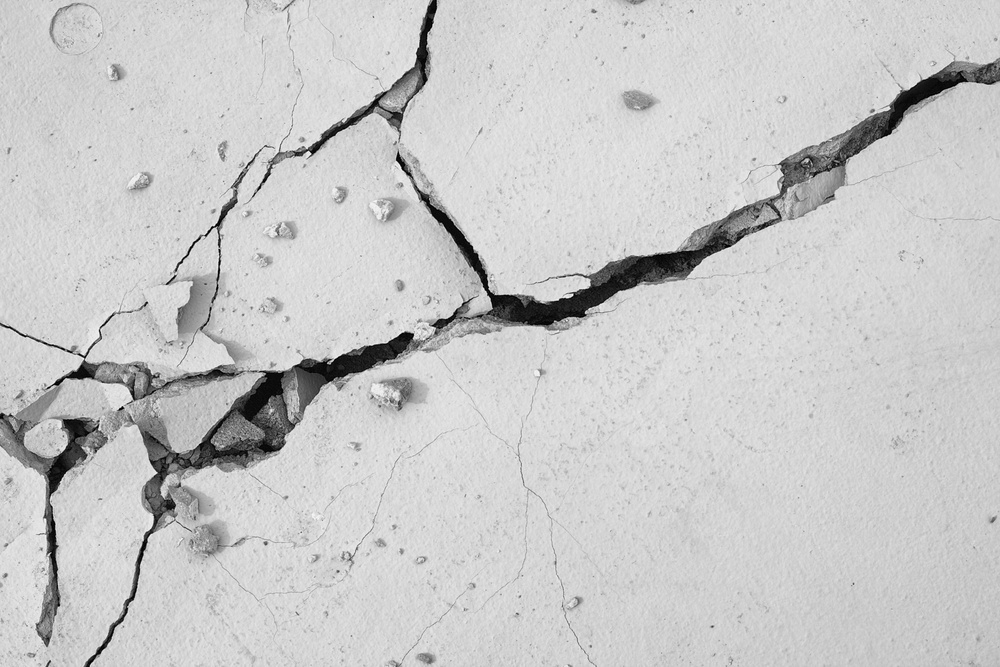
#> input picture crackedwall.jpg, 1000 x 667 px, shrunk from 2560 x 1707 before the run
$ python canny_edge_detection.py
#> lines starting #> are read from the running program, lines starting #| are printed output that depends on the picture
import cv2
import numpy as np
from matplotlib import pyplot as plt


img = cv2.imread('crackedwall.jpg', -1)
#> img is the input picture: shape (667, 1000, 3); min 0, max 253, mean 200.6

canny = cv2.Canny(img, 100, 200)
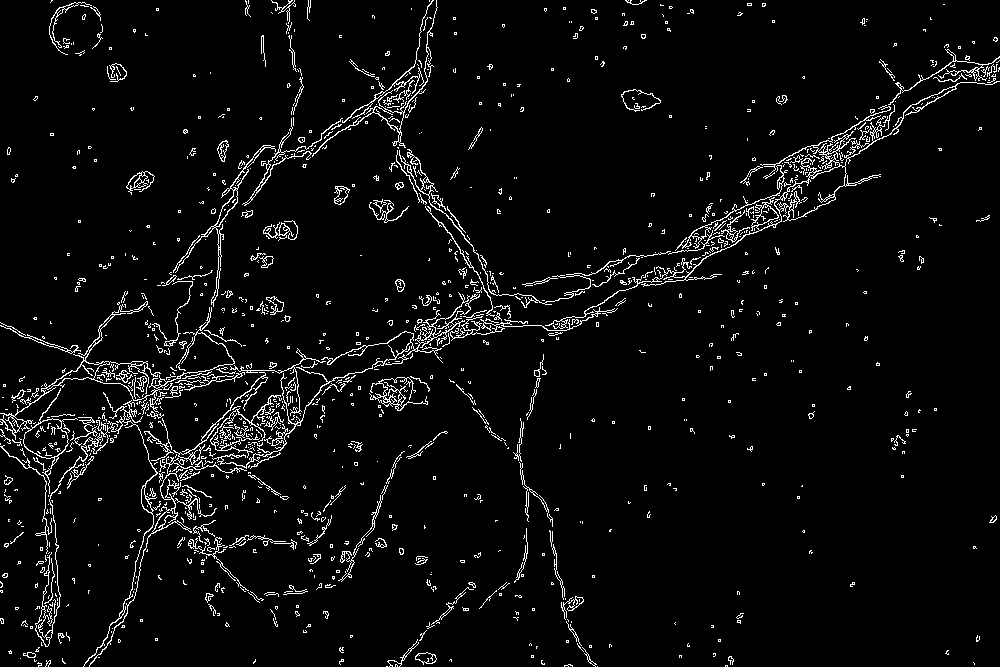
#> canny: shape (667, 1000); 4.4% white in thin lines or dots
images = [img, canny]
title = ['Image', 'Canny']

for i in range(2):
    plt.subplot(1, 2,  i+1)
    plt.imshow(images[i], 'gray')
    plt.title(title[i])
    plt.xticks([])
    plt.yticks([])

plt.show()
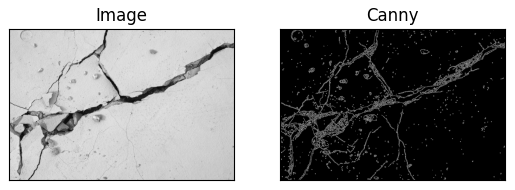
#> figure drawn by matplotlib, 2 panels
